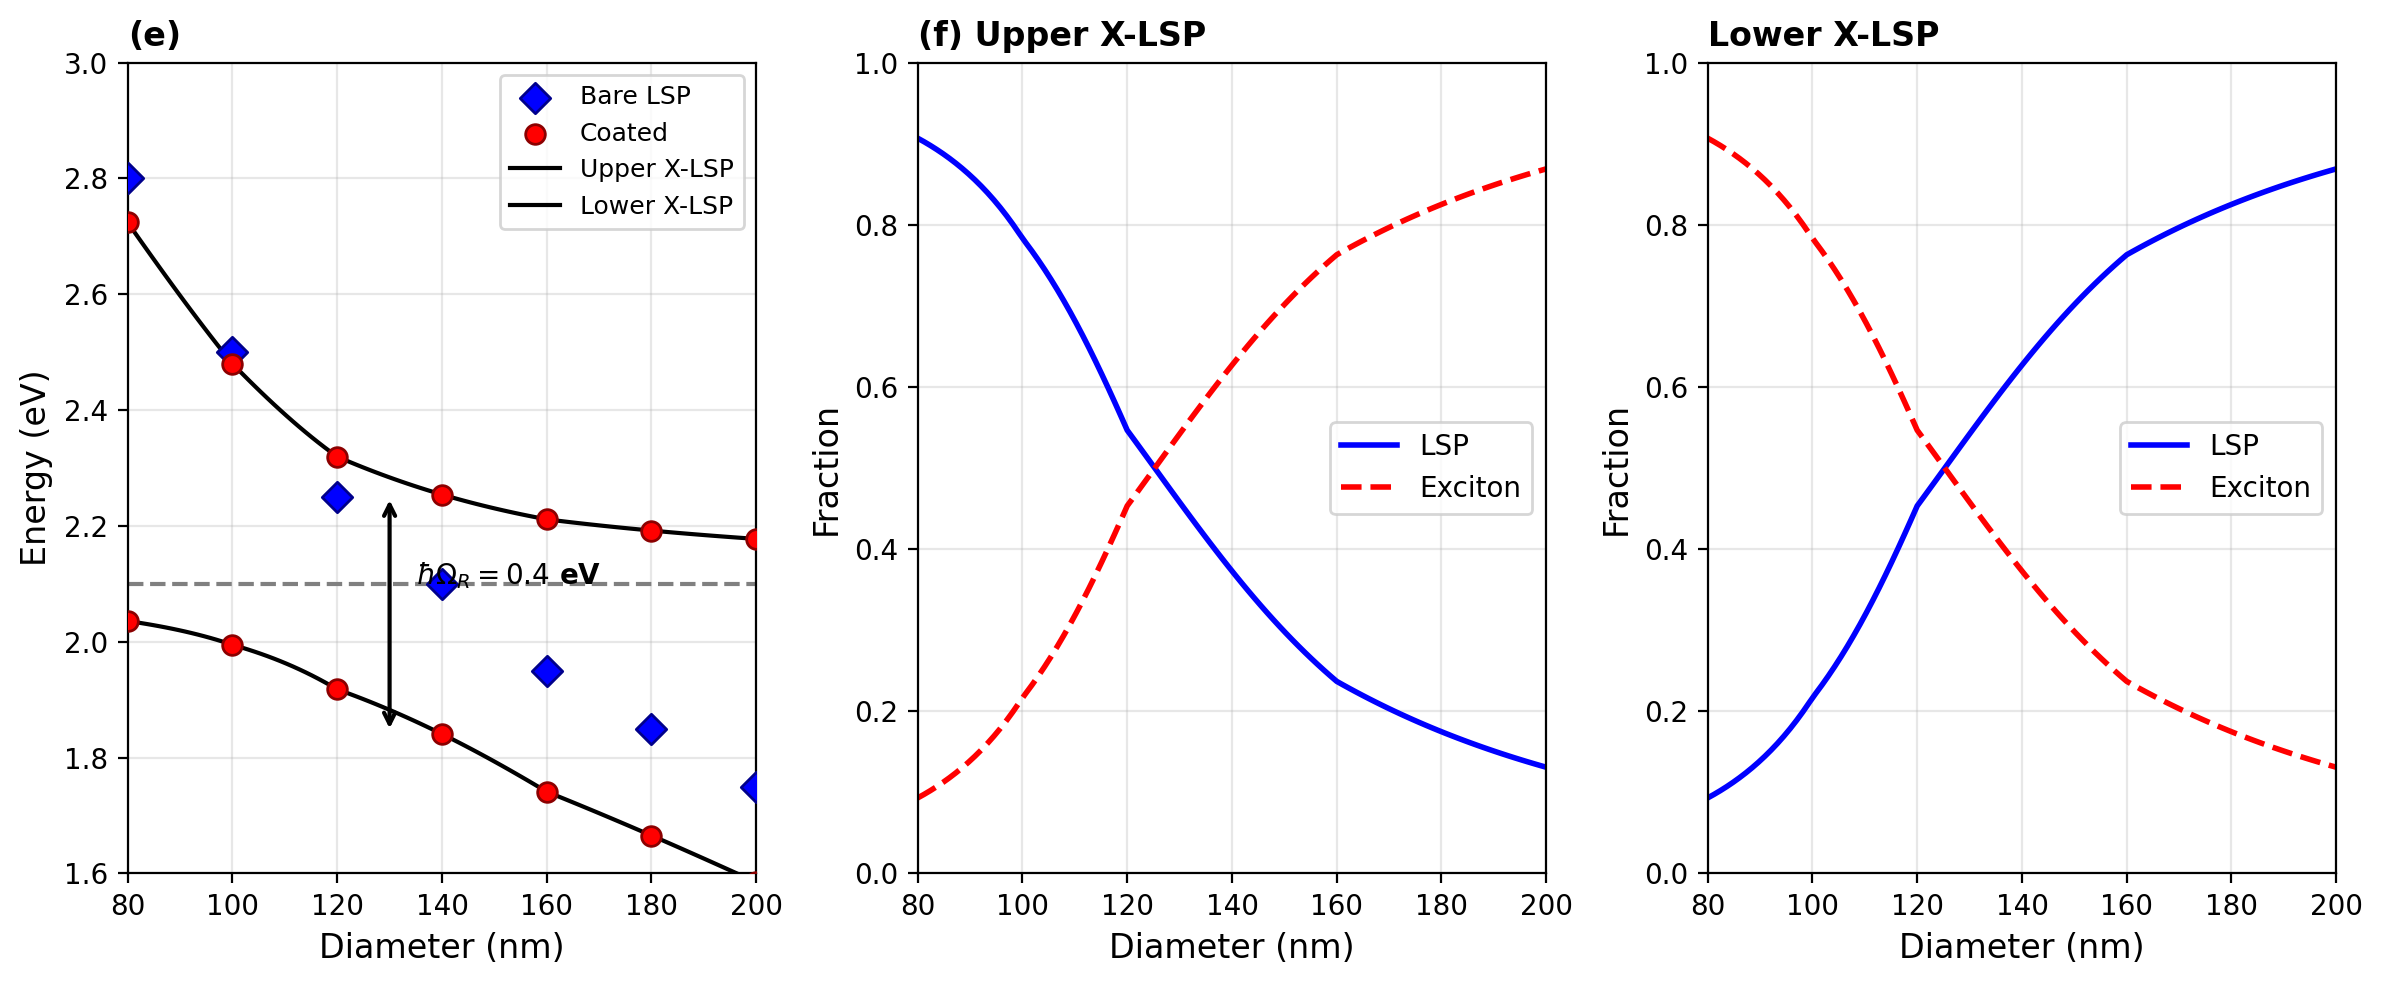

The Python source for this figure:
#!/usr/bin/env python3
"""
Figure 3e,f - EXACT paper format
Coupled oscillator model dispersion and fractions

Paper specifications:
- (e) Energy dispersion:
  - X-axis: Diameter (nm) 80-200
  - Y-axis: Energy (eV) 1.8-3.0
  - Blue diamonds: bare LSP
  - Red dots: coated (polaritons)
  - Dashed line: exciton energy
  - Solid lines: coupled oscillator fit
  - Label: ℏΩR = 0.4 eV

- (f) Fractions (two subplots):
  - X-axis: Diameter (nm) 80-200
  - Y-axis: Fraction 0-1
  - Upper polariton: LSP (solid), Exciton (dashed)
  - Lower polariton: LSP (solid), Exciton (dashed)
"""

import numpy as np
import matplotlib
matplotlib.use('Agg')
import matplotlib.pyplot as plt

print("=" * 60)
print("FIGURE 3e,f - Coupled Oscillator Model (Paper Format)")
print("=" * 60)

# Physical parameters from paper
E_X = 2.1  # eV - exciton energy (590nm)
g = 0.2    # eV - coupling strength (gives Ω_R = 0.4 eV)
f = 0.95   # factor for LSP shift after coating

# LSP dispersion (bare) - from paper's experimental data
# LSP energy increases with decreasing diameter
diameters = np.array([80, 100, 120, 140, 160, 180, 200])

# LSP energies (approximate from paper's blue diamonds)
# Smaller disk = higher energy
E_LSP_bare = np.array([2.8, 2.5, 2.25, 2.1, 1.95, 1.85, 1.75])

# Coated LSP is redshifted by factor f
E_LSP_coated = f * E_LSP_bare

# Coupled oscillator model
# E_UP,LP = 0.5 * (E_X + E_LSP ± sqrt(4g² + (E_X - E_LSP)²))

def coupled_oscillator(E_LSP, E_X, g):
    """Calculate upper and lower polariton energies."""
    delta = E_X - E_LSP
    Omega = np.sqrt(4*g**2 + delta**2)
    E_UP = 0.5 * (E_X + E_LSP + Omega)
    E_LP = 0.5 * (E_X + E_LSP - Omega)
    return E_UP, E_LP

def hopfield_coefficients(E_LSP, E_X, g):
    """Calculate exciton and LSP fractions (Hopfield coefficients)."""
    delta = E_X - E_LSP
    Omega = np.sqrt(4*g**2 + delta**2)
    
    # Upper polariton
    alpha_UP = 0.5 * (1 + delta / Omega)  # Exciton fraction
    beta_UP = 0.5 * (1 - delta / Omega)   # LSP fraction
    
    # Lower polariton
    alpha_LP = 0.5 * (1 - delta / Omega)  # Exciton fraction
    beta_LP = 0.5 * (1 + delta / Omega)   # LSP fraction
    
    return alpha_UP, beta_UP, alpha_LP, beta_LP

# Calculate polariton energies
E_UP, E_LP = coupled_oscillator(E_LSP_coated, E_X, g)

# Calculate fractions
alpha_UP, beta_UP, alpha_LP, beta_LP = hopfield_coefficients(E_LSP_coated, E_X, g)

# Fine grid for smooth lines
diameters_fine = np.linspace(80, 200, 100)
E_LSP_fine = np.interp(diameters_fine, diameters, E_LSP_coated)
E_UP_fine, E_LP_fine = coupled_oscillator(E_LSP_fine, E_X, g)
alpha_UP_fine, beta_UP_fine, alpha_LP_fine, beta_LP_fine = hopfield_coefficients(E_LSP_fine, E_X, g)

# ============================================================
# PLOTTING - Exact paper format
# ============================================================

fig = plt.figure(figsize=(12, 5))

# Figure 3e - Energy dispersion
ax1 = fig.add_subplot(1, 3, 1)

# Bare LSP (blue diamonds)
ax1.scatter(diameters, E_LSP_bare, marker='D', s=60, c='blue', 
            edgecolors='darkblue', linewidths=1, label='Bare LSP', zorder=3)

# Polariton branches (red dots for data points)
ax1.scatter(diameters, E_UP, marker='o', s=50, c='red', 
            edgecolors='darkred', linewidths=1, zorder=3)
ax1.scatter(diameters, E_LP, marker='o', s=50, c='red', 
            edgecolors='darkred', linewidths=1, label='Coated', zorder=3)

# Coupled oscillator fit (solid lines)
ax1.plot(diameters_fine, E_UP_fine, 'k-', linewidth=1.5, label='Upper X-LSP')
ax1.plot(diameters_fine, E_LP_fine, 'k-', linewidth=1.5, label='Lower X-LSP')

# Exciton line (dashed)
ax1.axhline(E_X, color='gray', linestyle='--', linewidth=1.5)

# Rabi splitting annotation
ax1.annotate('', xy=(130, E_UP[3]), xytext=(130, E_LP[3]),
             arrowprops=dict(arrowstyle='<->', color='black', lw=1.5))
ax1.text(135, E_X, r'$\hbar\Omega_R = 0.4$ eV', fontsize=10, fontweight='bold')

ax1.set_xlabel('Diameter (nm)', fontsize=12)
ax1.set_ylabel('Energy (eV)', fontsize=12)
ax1.set_title('(e)', loc='left', fontsize=12, fontweight='bold')
ax1.set_xlim(80, 200)
ax1.set_ylim(1.6, 3.0)
ax1.legend(loc='upper right', fontsize=9)
ax1.grid(True, alpha=0.3)

# Figure 3f - Upper polariton fractions
ax2 = fig.add_subplot(1, 3, 2)

ax2.plot(diameters_fine, beta_UP_fine, 'b-', linewidth=2, label='LSP')
ax2.plot(diameters_fine, alpha_UP_fine, 'r--', linewidth=2, label='Exciton')

ax2.set_xlabel('Diameter (nm)', fontsize=12)
ax2.set_ylabel('Fraction', fontsize=12)
ax2.set_title('(f) Upper X-LSP', loc='left', fontsize=12, fontweight='bold')
ax2.set_xlim(80, 200)
ax2.set_ylim(0, 1)
ax2.legend(loc='center right', fontsize=10)
ax2.grid(True, alpha=0.3)

# Figure 3f - Lower polariton fractions
ax3 = fig.add_subplot(1, 3, 3)

ax3.plot(diameters_fine, beta_LP_fine, 'b-', linewidth=2, label='LSP')
ax3.plot(diameters_fine, alpha_LP_fine, 'r--', linewidth=2, label='Exciton')

ax3.set_xlabel('Diameter (nm)', fontsize=12)
ax3.set_ylabel('Fraction', fontsize=12)
ax3.set_title('Lower X-LSP', loc='left', fontsize=12, fontweight='bold')
ax3.set_xlim(80, 200)
ax3.set_ylim(0, 1)
ax3.legend(loc='center right', fontsize=10)
ax3.grid(True, alpha=0.3)

plt.tight_layout()
plt.savefig('fig3ef_exact.png', dpi=200, bbox_inches='tight', facecolor='white')
print("\nSaved: fig3ef_exact.png")

# Print key results
print("\nRabi splitting at resonance (D~140nm):")
print(f"  E_UP = {E_UP[3]:.2f} eV")
print(f"  E_LP = {E_LP[3]:.2f} eV")
print(f"  Splitting = {E_UP[3] - E_LP[3]:.2f} eV")

